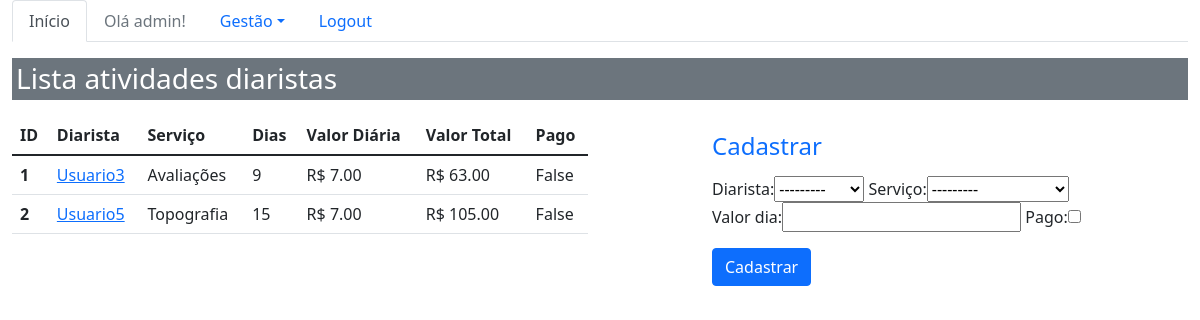
The page /sistema/atividades_dia/ (signed in) on the database its author committed.
### core/models.py (models this page shows, shortened)
class AtividadeDia(models.Model):
    diarista = models.ForeignKey(Diarista, on_delete=models.CASCADE)
    finalidade = models.ForeignKey(Finalidade, on_delete=models.CASCADE, verbose_name='serviço')
    valor_dia = models.DecimalField(max_digits=4, decimal_places=2)
    pago = models.BooleanField(default=False)
    def dias_total(self):
        return math.ceil(((self.diarista.termino - self.diarista.inicio).total_seconds() / 86400)-1)
    def valor_total(self):
        return self.valor_dia * self.dias_total()

class Diarista(models.Model):
    usuario = models.ForeignKey(Pessoa, on_delete=models.CASCADE)
    inicio = models.DateTimeField(auto_now=False)
    termino = models.DateTimeField(auto_now=True, null=True, blank=True)
    def __str__(self):
        return str(self.usuario)

class Pessoa(models.Model):
    nome = models.CharField(max_length=100)
    telefone = models.CharField(max_length=20)
    email = models.EmailField()
    profissao = models.CharField(max_length=100)
    area_atuacao = models.CharField(max_length=100)
    def __str__(self):
        return self.nome

class Finalidade(models.Model):
    nome = models.CharField(max_length=20)
    def __str__(self):
        return self.nome

### core/views.py (the view)
# urls.py: path('atividades_dia/', lista_atividades_dia,
def lista_atividades_dia(request):
    atividade_dia = AtividadeDia.objects.all()
    form = AtividadeDiaForm()
    data = {'atividades_dia': atividade_dia, 'forms':form}
    return render(request, 'core/lista_atividades_dia.html', data)

### core/forms.py
class AtividadeDiaForm(ModelForm):
    class Meta:
        model = AtividadeDia
        fields = '__all__'
        labels = {
            'finalidade': 'Serviço',
        }

### core/templates/core/lista_atividades_dia.html (shortened to what this page needs)
{%  extends 'base.html' %}
{% load bootstrap %}
{% block menu %}
    <ul class="nav nav-tabs">
      <li class="nav-item">
        <a class="nav-link active" aria-current="page" href="{% url 'core_home' %}">Início</a>
      </li>
    {% if user.is_authenticated %}
         <li class="nav-item">
             <li>
                <a class="nav-link disabled" href="">Olá {{ user }}!</a>
            </li>
             <li class="nav-item dropdown">
                <a class="nav-link dropdown-toggle" data-bs-toggle="dropdown" href="#"
                   role="button" aria-expanded="false" id="gestao-sistema">Gestão</a>
        </li>
        <li>
            <a class="nav-link" href="{% url 'logout' %}">Logout</a>
        </li>
    {% else %}
        <li class="nav-item">
            <a class="nav-link" href="{% url 'login' %}">Login</a>
        </li>
    {% endif %}
    </ul>
{% endblock %}
{% block main %}
    {% if user.is_authenticated %}
        <div class="row">
                <div class="col-12">
                     <h3 class="p-1 mb-2 bg-secondary text-white">Lista atividades diaristas</h3>
                </div>
        </div>
         <div class="row">
            <div class="col-sm-6 table-responsive">
                <table class="table">
                  <thead>
                    <tr>
                      <th scope="col">ID</th>
                      <th scope="col">Diarista</th>
                      <th scope="col">Serviço</th>
                      <th scope="col">Dias</th>
                      <th scope="col">Valor Diária</th>
                      <th scope="col">Valor Total</th>
                      <th scope="col">Pago</th>
                    </tr>
                  </thead>
                  <tbody>
                    {% for atividade_dia in atividades_dia %}
                        <tr>
                          <th scope="row">{{ atividade_dia.id }}</th>
                          <td ><a href="{% url 'core_atividade_dia_update' atividade_dia.id %}"
                                 class="link-primary"> {{atividade_dia.diarista}} </a>
                          </td>
                          <td>{{ atividade_dia.finalidade }}</td>
                          <td>{{ atividade_dia.dias_total }}</td>
                          <td>R$ {{ atividade_dia.valor_dia }}</td>
                          <td>R$ {{ atividade_dia.valor_total }}</td>
                          <td>{{ atividade_dia.pago }}</td>
                        </tr>
                    {% endfor %}
                  </tbody>
                </table>
            </div>
            <div class="col-sm-4 offset-md-1">
                <h4 class="text-primary"> Cadastrar</h4>
                <form action="{% url 'core_atividade_dia_novo' %}" method="POST">
                    {{ forms|bootstrap }}
                    <button type="submit" class="btn btn-primary">
                        Cadastrar</button>
                </form>
            </div>
         </div>
    {% endif %}
{% endblock %}

### rows shown on the page
AtividadeDia: id "1", diarista "Usuario3", finalidade "Avaliações", dias_total "9", valor_dia "7.00", valor_total "63.00", pago "False"
AtividadeDia: id "2", diarista "Usuario5", finalidade "Topografia", dias_total "15", valor_dia "7.00", valor_total "105.00", pago "False"

### other values the page prints
{{ user }} "admin"
